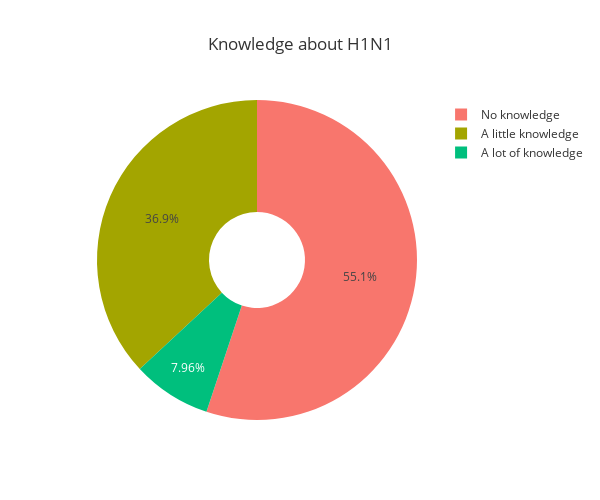

The notebook cell this image was saved under:
### Markdown cell above
- About every 10th is very concerned about H1N1, 16% are somewhat concerned.
- The vast majority is not at all or not very concerned. 
- This is in line with the findings for risk perception where we could see that risk awareness for H1N1 falls behind with regard to seasonal flu.

### Code cell
# Plotting knowledge about H1N1 
x_knowledge = df.h1n1_knowledge.value_counts(normalize=True)
x_knowledge_labels = ['No knowledge', 'A little knowledge', 'A lot of knowledge']

fig = px.pie(df, values=x_knowledge, names=x_knowledge_labels, title='Knowledge about H1N1', template='ggplot2', hole=0.3, width=600, height=500)
fig.show()
fig.write_image("../images/knowledge_h1n1.png")

### Figure 1 — Plotly figure (JSON) as saved in the notebook; plotly's stock layout.template omitted (floating-point values rounded to 4 significant figures)
{"data": [{"domain": {"x": [0, 1], "y": [0, 1]}, "hole": 0.3, "hovertemplate": "label=%{label}<br>value=%{value}<extra></extra>", "labels": ["No knowledge", "A little knowledge", "A lot of knowledge"], "legendgroup": "", "name": "", "showlegend": true, "type": "pie", "values": [0.5512, 0.3692, 0.07962]}], "layout": {"height": 500, "legend": {"tracegroupgap": 0}, "title": {"text": "Knowledge about H1N1"}, "width": 600}}
